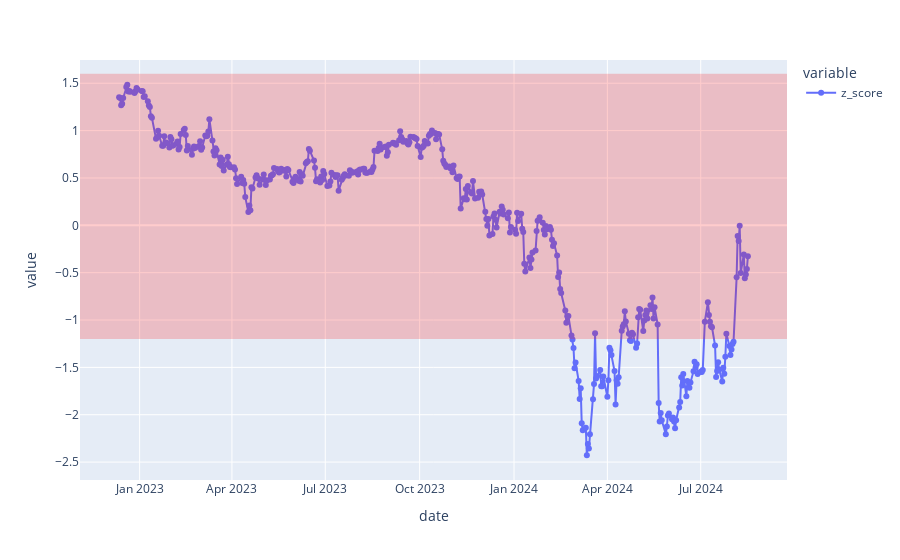
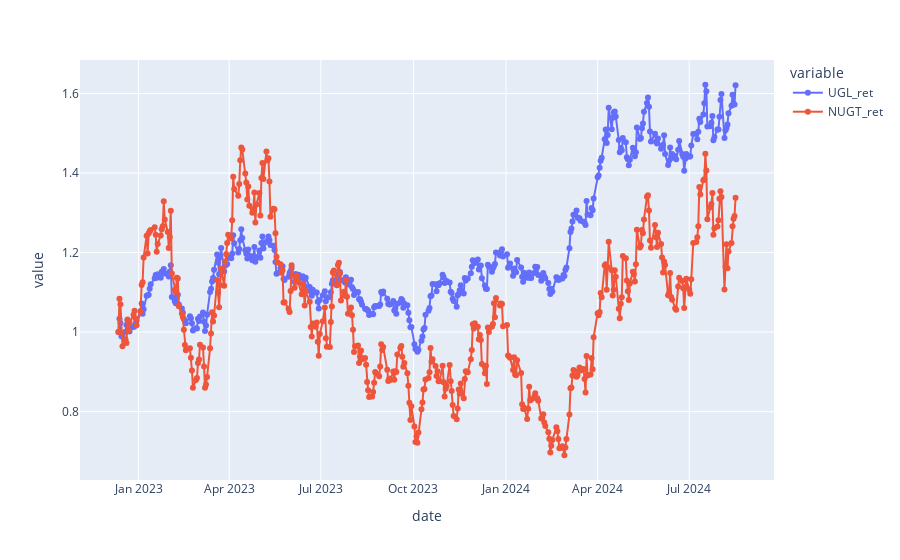

Notebook source saved alongside these figures, in order:
### Code cell
import plotly.express as px
#df = px.data.gapminder().query("continent == 'Oceania'")
import plotly as py
import plotly.graph_objs as go
import plotly.offline as offline_py

offline_py.init_notebook_mode(connected=True)
df_test = pd.DataFrame(z_score, columns=["z_score"])

fig = px.scatter(df_test)

fig.update_traces(mode='markers+lines')
fig.add_hrect(y0=-1.2, y1=1.6, line_width=0, fillcolor="red", opacity=0.2)
fig.show()

ret1 = cumreturns["UGL"]
ret2 = cumreturns["NUGT"]

df_fig3 = pd.DataFrame()
df_fig3["UGL_ret"] = ret1
df_fig3["NUGT_ret"] = ret2

fig3 = px.scatter(df_fig3)

fig3.update_traces(mode='markers+lines')

fig3.show()

### Figure 1 — Plotly figure (JSON) as saved in the notebook; plotly's stock layout.template omitted (floating-point values rounded to 4 significant figures; data arrays with more than 128 entries replaced by an {"elided": "..."} marker saying what was removed)
{"data": [{"hovertemplate": "variable=z_score<br>date=%{x}<br>value=%{y}<extra></extra>", "legendgroup": "z_score", "marker": {"color": "#636efa", "symbol": "circle"}, "mode": "markers+lines", "name": "z_score", "orientation": "v", "showlegend": true, "type": "scatter", "x": {"elided": "422 str values"}, "xaxis": "x", "y": {"elided": "422 float values"}, "yaxis": "y"}], "layout": {"autosize": true, "legend": {"title": {"text": "variable"}, "tracegroupgap": 0}, "margin": {"t": 60}, "shapes": [{"fillcolor": "red", "line": {"width": 0}, "opacity": 0.2, "type": "rect", "x0": 0, "x1": 1, "xref": "x domain", "y0": -1.2, "y1": 1.6, "yref": "y"}], "xaxis": {"anchor": "y", "autorange": true, "domain": [0, 1], "range": ["2022-11-04 18:16:49.3458", "2024-09-22 05:43:10.6542"], "title": {"text": "date"}, "type": "date"}, "yaxis": {"anchor": "x", "autorange": true, "domain": [0, 1], "range": [-2.731, 1.787], "title": {"text": "value"}, "type": "linear"}}}

### Figure 2 — Plotly figure (JSON) as saved in the notebook; plotly's stock layout.template omitted (floating-point values rounded to 4 significant figures; data arrays with more than 128 entries replaced by an {"elided": "..."} marker saying what was removed)
{"data": [{"hovertemplate": "variable=UGL_ret<br>date=%{x}<br>value=%{y}<extra></extra>", "legendgroup": "UGL_ret", "marker": {"color": "#636efa", "symbol": "circle"}, "mode": "markers+lines", "name": "UGL_ret", "orientation": "v", "showlegend": true, "type": "scatter", "x": {"elided": "422 str values"}, "xaxis": "x", "y": {"elided": "422 float values"}, "yaxis": "y"}, {"hovertemplate": "variable=NUGT_ret<br>date=%{x}<br>value=%{y}<extra></extra>", "legendgroup": "NUGT_ret", "marker": {"color": "#EF553B", "symbol": "circle"}, "mode": "markers+lines", "name": "NUGT_ret", "orientation": "v", "showlegend": true, "type": "scatter", "x": {"elided": "422 str values"}, "xaxis": "x", "y": {"elided": "422 float values"}, "yaxis": "y"}], "layout": {"autosize": true, "legend": {"title": {"text": "variable"}, "tracegroupgap": 0}, "margin": {"t": 60}, "xaxis": {"anchor": "y", "autorange": true, "domain": [0, 1], "range": ["2022-11-04 17:03:42.8637", "2024-09-22 06:56:17.1363"], "title": {"text": "date"}, "type": "date"}, "yaxis": {"anchor": "x", "autorange": true, "domain": [0, 1], "range": [0.6182, 1.694], "title": {"text": "value"}, "type": "linear"}}}
